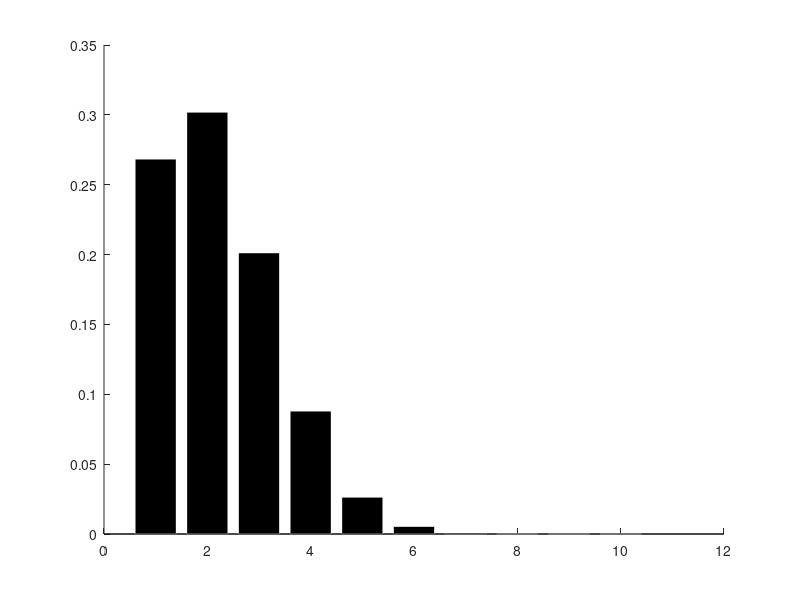

Here is the MATLAB script that generated this plot: (Note: this script raises an error after producing the figure.)
%%
clear variables; close all; clc;

fontSize_ = 40;

n_	= 10;
p_	= 0.2;
for k_ = 1:n_
	FXBin(k_)	= nchoosek(n_, k_)* p_^k_ * (1 - p_)^(n_ - k_);
end

figure('units', 'normalized', 'OuterPosition', [0.05 0.05 0.8 0.9]);
bar(1:n_, FXBin, 'EdgeColor','white', 'FaceColor','black', ...
	'FaceAlpha', 0.6, 'BarWidth', 0.3)
xlabel('Outcome $x$', 'FontName', 'Times New Roman', ...
	'FontSize', fontSize_, 'FontWeight', 'bold', 'interpreter', 'latex');
ylabel('$F_X(x)$', 'FontName', 'Times New Roman', ...
	'FontSize', fontSize_, 'FontWeight', 'bold', 'interpreter', 'latex');
ylim([0 0.5])
ax = gca;
ax.FontName = 'Times New Roman';
ax.FontSize = fontSize_;

exportgraphics(ax, 'binomial2.png', 'Resolution', 300);



%%
clear variables; close all; clc;

fontSize_ = 40;

n_	= 10;
p_	= 0.05;
lambda_		= n_*p_;
for k_ = 1:n_
	FXBin(k_)	= nchoosek(n_, k_)* p_^k_ * (1 - p_)^(n_ - k_);
	FXPoisson(k_)	= (lambda_^k_ / factorial(k_) ) * exp(-lambda_);
end




figure('units', 'normalized', 'OuterPosition', [0.05 0.05 0.8 0.9]);
bar(1:n_, FXPoisson, 'EdgeColor','white', 'FaceColor',[0.8500 0.3250 0.0980], ...
	'FaceAlpha', 1, 'BarWidth', 0.6); hold on;
bar(1:n_, FXBin, 'EdgeColor','white', 'FaceColor','black', ...
	'FaceAlpha', 0.6, 'BarWidth', 0.3); hold on;

xlabel('Outcome $x$', 'FontName', 'Times New Roman', ...
	'FontSize', fontSize_, 'FontWeight', 'bold', 'interpreter', 'latex');
ylabel('$F_X(x)$', 'FontName', 'Times New Roman', ...
	'FontSize', fontSize_, 'FontWeight', 'bold', 'interpreter', 'latex');
ylim([0 0.5])
ax = gca;
ax.FontName = 'Times New Roman';
ax.FontSize = fontSize_;

exportgraphics(ax, 'binomial-poisson.png', 'Resolution', 300);